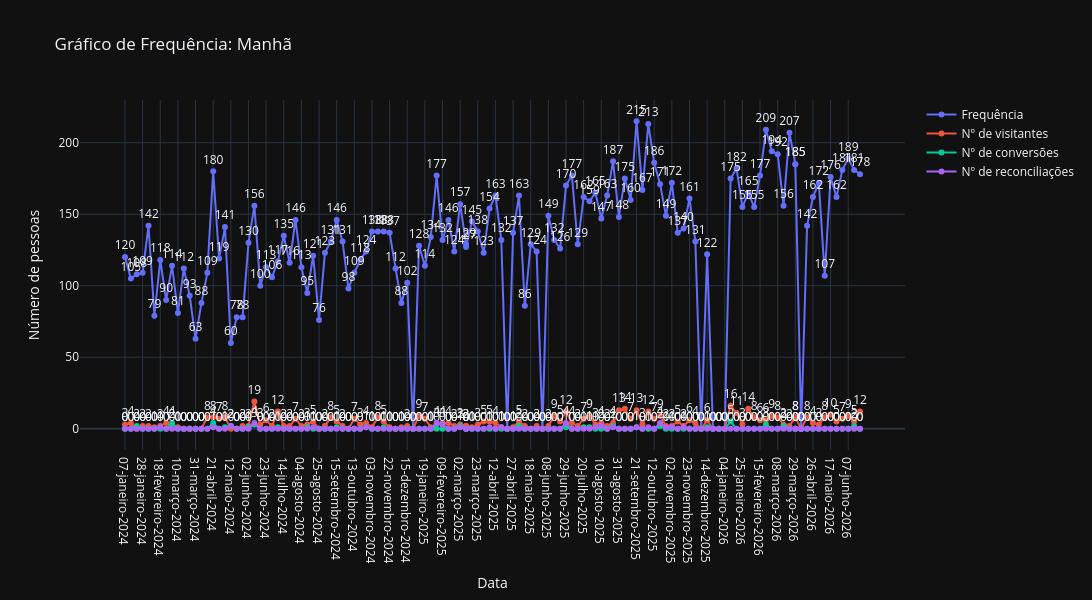

This figure's notebook cell:
### Code cell
figM.show()

### Figure 1 — Plotly figure (JSON) as saved in the notebook; plotly's stock layout.template omitted (floating-point values rounded to 4 significant figures; data arrays with more than 128 entries replaced by an {"elided": "..."} marker saying what was removed)
{"data": [{"mode": "lines+markers+text", "name": "Frequência", "text": {"elided": "129 float values"}, "textposition": "top center", "type": "scatter", "x": {"elided": "129 str values"}, "y": {"elided": "129 int values"}}, {"mode": "lines+markers+text", "name": "Nº de visitantes", "text": {"elided": "129 float values"}, "textposition": "top center", "type": "scatter", "x": {"elided": "129 str values"}, "y": {"elided": "129 int values"}}, {"mode": "lines+markers+text", "name": "Nº de conversões", "text": {"elided": "129 float values"}, "textposition": "top center", "type": "scatter", "x": {"elided": "129 str values"}, "y": {"elided": "129 int values"}}, {"mode": "lines+markers+text", "name": "Nº de reconciliações", "text": {"elided": "129 float values"}, "textposition": "top center", "type": "scatter", "x": {"elided": "129 str values"}, "y": {"elided": "129 int values"}}], "layout": {"height": 600, "title": {"text": "Gráfico de Frequência: Manhã"}, "width": 1350, "xaxis": {"title": {"text": "Data"}}, "yaxis": {"rangemode": "normal", "title": {"text": "Número de pessoas"}}}}
